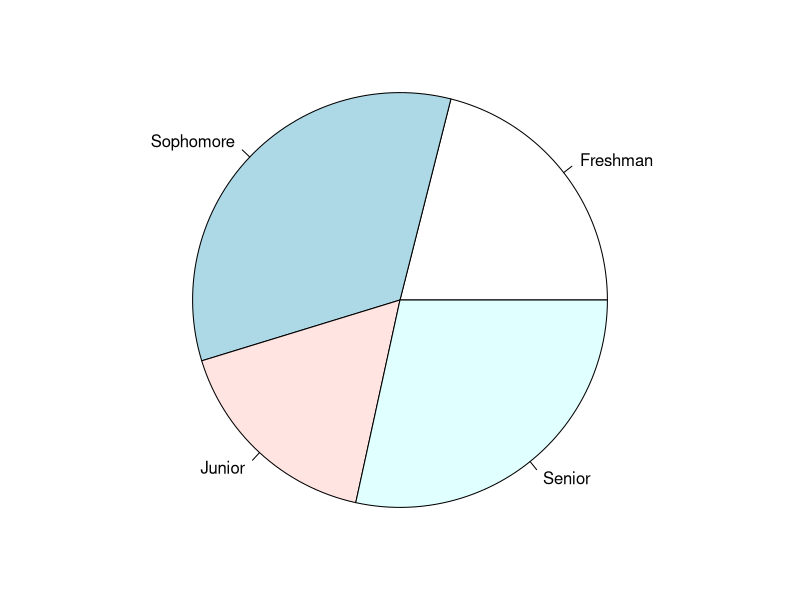

Recreate this plot in R. (Note: this script raises an error after producing the figure.)
## ---- chunk 1
par(mar = c(1, 1, 1, 1))
## ---- chunk 2
class_frq <- c("Freshman" = 20,
               "Sophomore" = 32,
               "Junior" = 16,
               "Senior" = 27)
                
class_frq
pie(class_frq)
## ---- chunk 3
my_chisq_test <- chisq.test(x = class_frq, p = c(1/4,1/4,1/4,1/4))
my_chisq_test
## ---- chunk 4

chsq1 <- ggplot(data.frame(x = c(0, 20)), aes(x = x)) +
               stat_function(fun = dchisq, args = list(df = 4)) +
               labs( title = 'Chi-squared Distribution',
                     subtitle = 'Degrees of Freedom k = 4',
                     y =' ')

chsq1

chsq2 <- ggplot(data.frame(x = c(0, 30)), aes(x = x)) +
               stat_function(fun = dchisq, args = list(df = 10)) +
               labs( title = 'Chi-squared Distribution',
                     subtitle = 'Degrees of Freedom k = 10',
                     y =' ')

chsq2
## ---- chunk 5
my_chisq_test$observed
## ---- chunk 6
my_chisq_test$expected
## ---- chunk 7
my_chisq_test$residuals
## ---- chunk 8
my_chisq_test2 <- chisq.test(x = class_frq, p = c(.259, .278, .196, .267))
my_chisq_test2

my_chisq_test2$residuals
## ---- chunk 9
ggplot(data.frame(x = c(0, 20)), aes(x = x)) +
               stat_function(fun = dchisq, args = list(df = 3)) +
               labs( title = 'Chi-squared Distribution',
                     subtitle = 'Degrees of Freedom k = 3',
                     y =' ') +
              geom_vline(xintercept = 2.52, col = 'red')

## ---- chunk 10
juror_counts <- c('White' = 780, 
                  'Black' = 117, 
                  'Hispanic' = 114, 
                  'Asian' = 384) 
                  

jury_chisq_test <- chisq.test(x = juror_counts, p = c(.54, .18, .12, .16))
jury_chisq_test

jury_chisq_test$observed
jury_chisq_test$expected
jury_chisq_test$residuals
## ---- chunk 11
# Create a table with 4 rows and 5 columns
covid <- matrix(0, nrow = 4, ncol = 5)

# Name the rows and columns of the table
rownames(covid) <-  c('Respiratory distress',
                      'Cardiovascular shock', 
                      'Arrhythmia',
                      'Kidney failure')

colnames(covid) <-  c('Hospital 1','Hospital 2','Hospital 3','Hospital 4','Hospital 5')

# Fill in each column with the corresponding data
covid[ , 1] <- c(1129, 197, 105, 73)
covid[ , 2] <- c(661, 103, 76, 21)
covid[ , 3] <- c(789, 135, 83, 67)
covid[ , 4] <- c(350, 60, 45, 23)
covid[ , 5] <- c(2402, 405, 231, 174)

# Simple bar chart
barplot(covid, 
        col = c('red','green','blue', 'yellow'),
        legend.text = TRUE,
        args.legend = list(bty = 'n', x ='right', ncol = 1),
        xlim = c(0,10))

# Note 1: In the above command legend.text' = TRUE means include the legend.  
#         args.legend = list(...stuff...) gives additional parameters for the legend.
#                            bty = 'n' means no border aroind the legend
#                            x = 'right' means position of the lenged
#                            ncol = 1 means the number of columns in the legend.

# Note 2: This is not the most efficient way to plot barcharts.  
#         Using ggplot() is far better.  But, I chose this approach because
#         having the data as a matrix, rather than a dataframe helps us do the 
#         Chi-squared test quickly, which is the main goal of this chapter. 
## ---- chunk 12
# Percentage bar chart -- margin = 2 means that we compute column percentages.
covid_proportions <- prop.table(covid, margin = 2) 

barplot(covid_proportions, 
        col = c('red','green','blue', 'yellow'),
        legend.text = TRUE,
        args.legend = list(bty = 'n', x ='right', ncol = 1),
        xlim = c(0,10))
## ---- chunk 13

mycovid_test <- chisq.test(covid)
mycovid_test
## ---- chunk 14
ggplot(data.frame(x = c(0, 30)), aes(x = x)) +
               stat_function(fun = dchisq, args = list(df = 12)) +
               labs( title = 'Chi-squared Distribution',
                     subtitle = 'Degrees of Freedom k = 12',
                     y =' ') +
              geom_vline(xintercept = 22.449, col = 'red')

## ---- chunk 15
kable(round(mycovid_test$residuals,3))
## ---- chunk 16
# Create a table with 3 rows and 3 columns
gun_opinion <- matrix(0, nrow = 3, ncol = 3)

# Name the rows and columns of the table
rownames(gun_opinion) <-  c('Strict',
                            'Loose', 
                            'As is')

colnames(gun_opinion) <-  c('Democrat','Republican','Independent')

# Fill in each column with the corresponding data
gun_opinion[ , 1] <- c(90, 17, 93)
gun_opinion[ , 2] <- c(56, 103, 41)
gun_opinion[ , 3] <- c(39, 23, 138)

# Proportions bar chart
gun_opinion_proportions <- prop.table(gun_opinion, margin = 2) 
barplot(gun_opinion_proportions, 
        col = c('red','green','blue'),
        legend.text = TRUE,
        args.legend = list(bty = 'n', x ='right', ncol = 1),
        xlim = c(0,5))
## ---- chunk 17
gun_opinion_test <- chisq.test(gun_opinion)
gun_opinion_test
gun_opinion_test$residuals
## ---- chunk 18

# Fill in the table with the data
gun_opinion[ , 1] <- c(88, 18, 91)
gun_opinion[ , 2] <- c(41, 97, 56)
gun_opinion[ , 3] <- c(37, 31, 141)

# Perform the test
gun_opinion_test <- chisq.test(gun_opinion)
gun_opinion_test
## ---- chunk 19
search_data <- matrix(0, nrow = 2, ncol=3)
rownames(search_data) <- c("Searched? Yes", "Searched? No")
colnames(search_data) <- c('Black', 'White', 'Other')

search_data[ , 1] <- c(813, 787)  
search_data[ , 2] <- c(293, 594)  
search_data[ , 3] <- c(19, 27)

knitr::kable(search_data)
## ---- chunk 20
search_data <- matrix(0, nrow = 2, ncol=3)
rownames(search_data) <- c("Searched? Yes", "Searched? No")
colnames(search_data) <- c('Black', 'White', 'Other')

search_data[ , 1] <- c(813, 787)  
search_data[ , 2] <- c(293, 594)  
search_data[ , 3] <- c(19, 27)

search_test <- chisq.test(search_data)
search_test
## ---- chunk 21
search_test$residual
